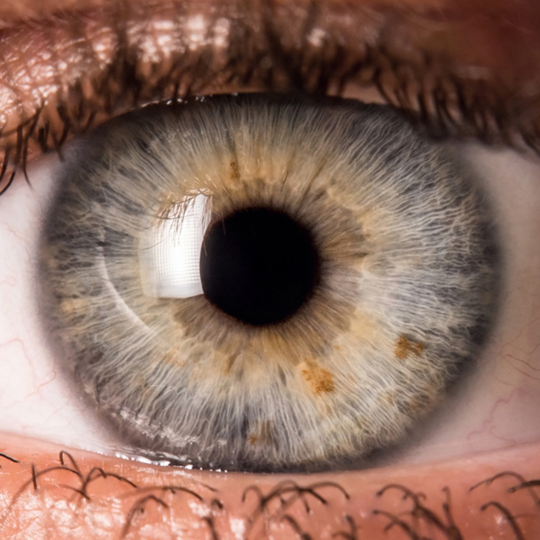
#> input picture Lab2/img1.jpeg, 1080 x 1080 px (shown at 1/2 size)
$ python main.py
#> lines starting #> are read from the running program, lines starting #| are printed output that depends on the picture
import cv2 as cv
import numpy as np
import matplotlib.pyplot as plt


def match_self(des1, des2):
    match = []
    distances = {}

    for i, d_1 in enumerate(des1):
        if np.sum(d_1) != 0:
            d = []
            for _, d_2 in enumerate(des2):
                norm = cv.norm(d_1, d_2, cv.NORM_HAMMING)
                d.append(norm)
            orders = np.argsort(d).tolist()
            if d[orders[0]]/d[orders[1]] <= 0.98:
                match.append((i, orders[0]))
            distances[f'{i}-{orders[0]}'] = d[orders[0]]

    return [cv.DMatch(pair[0], pair[1], distances[f'{pair[0]}-{pair[1]}']) for pair in match]


images = ['img1.jpeg', 'img2.jpeg']

for image in images:
    # Load the image
    training_image = cv.imread(image, cv.IMREAD_GRAYSCALE)
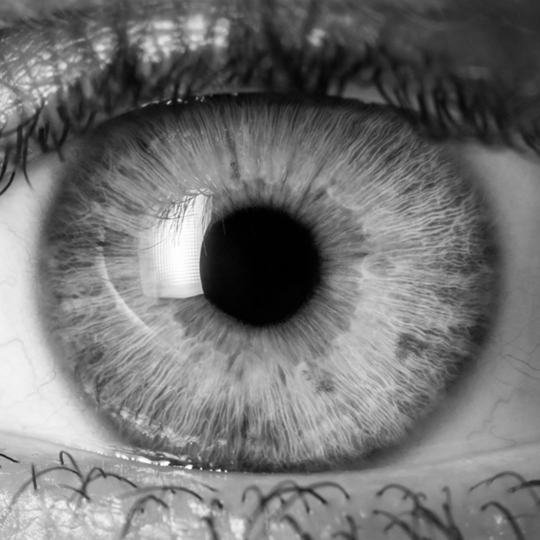
#> training_image: shape (1080, 1080) (shown at 1/2 size); min 0, max 255, mean 115

    # resize
    scale_percent = 30  # percent of original size
    width = int(training_image.shape[1] * scale_percent / 100)
#> width = 324
    height = int(training_image.shape[0] * scale_percent / 100)
#> height = 324
    dim = (width, height)
#> dim = (324, 324)
    training_image = cv.resize(training_image, dim, interpolation=cv.INTER_AREA)
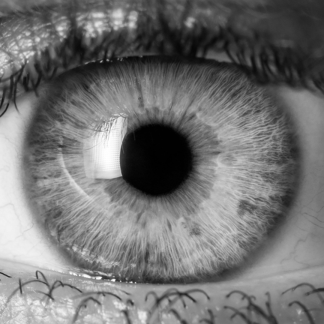
#> training_image: shape (324, 324); min 0, max 255, mean 115

    # Create test image by adding Scale Invariance and Rotational Invariance
    test_image = cv.pyrDown(training_image)
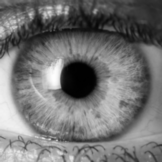
#> test_image: shape (162, 162); min 0, max 253, mean 115
    test_image = cv.pyrDown(test_image)
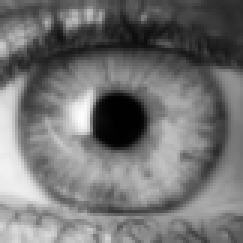
#> test_image: shape (81, 81) (shown 3 times larger); min 0, max 252, mean 115.1
    num_rows, num_cols = test_image.shape[:2]
#> num_rows = 81; num_cols = 81
    rotation_matrix = cv.getRotationMatrix2D((num_cols/2, num_rows/2), 30, 1)
    test_image = cv.warpAffine(test_image, rotation_matrix, (num_cols, num_rows))
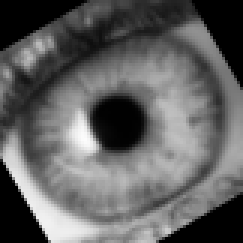
#> test_image: shape (81, 81) (shown 3 times larger); min 0, max 252, mean 96.7

    # initialization of detector and extractor
    fast = cv.FastFeatureDetector_create()
    brief = cv.xfeatures2d.BriefDescriptorExtractor_create()

    # key points
    kp1 = fast.detect(training_image, None)
#> kp1 = 2866 keypoints; strongest (x, y, size): (113, 280, 7), (101, 61, 7), (131, 282, 7), (99, 277, 7)
    kp2 = fast.detect(test_image, None)
#> kp2 = 194 keypoints; strongest (x, y, size): (9, 21, 7), (4, 45, 7), (55, 77, 7), (17, 15, 7)

    # descriptors
    kp1, des1 = brief.compute(training_image, kp1)
#> kp1 = 2348 keypoints; strongest (x, y, size): (113, 280, 7), (101, 61, 7), (131, 282, 7), (99, 277, 7)
    kp2, des2 = brief.compute(test_image, kp2)
#> kp2 = 18 keypoints; strongest (x, y, size): (33, 52, 7), (35, 50, 7), (31, 37, 7), (30, 39, 7)

    # self match
    matches = match_self(des1, des2)
#> after the loop in match_self, `for i, d_1 in enumerate(des1):`: distances = 2348 items; match = 1666 pairs, first value 1 to 2347, second value 0 to 17
#> matches = 1666 matches
    matches = sorted(matches, key=lambda x: x.distance)
    result = cv.drawMatches(training_image, kp1, test_image,
                            kp2, matches[:10], None, flags=2)
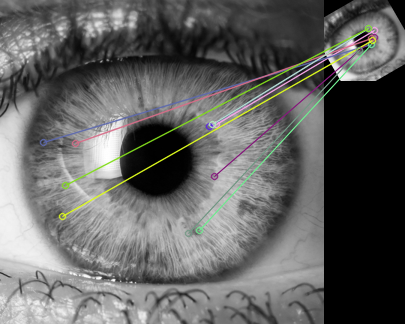
#> result: shape (324, 405, 3); mean of channels 0, 1, 2 97.2, 98.4, 98.2; drawn as B, G, R

    plt.rcParams['figure.figsize'] = [14.0, 7.0]
    plt.title('Best Self Matching Points')
    plt.imshow(result)
    plt.show()

    # library match
    bf = cv.BFMatcher(cv.NORM_HAMMING, crossCheck=True)
    matches_bf = bf.match(des1, des2)
#> matches_bf = 15 matches
    matches_bf = sorted(matches_bf, key=lambda x: x.distance)
    result_bf = cv.drawMatches(training_image, kp1, test_image,
                            kp2, matches_bf[:10], None, flags=2)
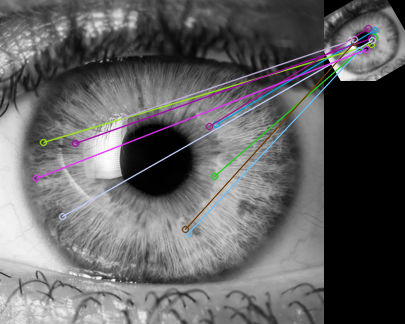
#> result_bf: shape (324, 405, 3); mean of channels 0, 1, 2 98.4, 97.4, 98; drawn as B, G, R

    plt.rcParams['figure.figsize'] = [14.0, 7.0]
    plt.title('Best BF Matching Points')
    plt.imshow(result_bf)
    plt.show()
#> pass 2 of the loop `for image in images:`:
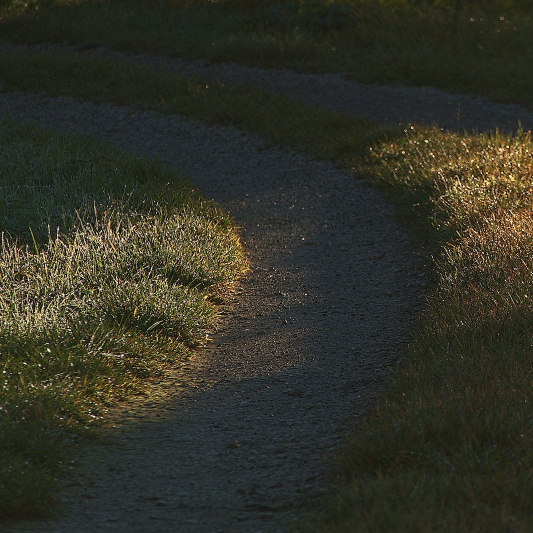
#> input picture Lab2/img2.jpeg, 1066 x 1066 px (shown at 1/2 size)
#> `test_image = cv.warpAffine(test_image, rotation_matrix, (num_cols, num..`:
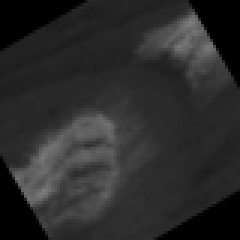
#> test_image: shape (80, 80) (shown 3 times larger); min 0, max 124, mean 42.8
#> `kp1 = fast.detect(training_image, None)`: kp1 = 2643 keypoints; strongest (x, y, size): (259, 93, 7), (23, 218, 7), (29, 209, 7), (255, 84, 7)
#> `kp2 = fast.detect(test_image, None)`: kp2 = 47 keypoints; strongest (x, y, size): (64, 5, 7), (5, 59, 7), (4, 57, 7), (71, 16, 7)
#> `kp1, des1 = brief.compute(training_image, kp1)`: kp1 = 2109 keypoints; strongest (x, y, size): (259, 93, 7), (29, 209, 7), (255, 84, 7), (246, 76, 7)
#> `kp2, des2 = brief.compute(test_image, kp2)`: kp2 = 7 keypoints; (x, y, size): (33, 38, 7), (37, 45, 7), (37, 41, 7), (32, 47, 7), (37, 51, 7), (28, 48, 7), (28, 41, 7)
#> the loop in match_self (call 2), `for i, d_1 in enumerate(des1):` made 2109 passes
#> orders on passes 1 to 8: [5, 6, 1, 4, 0, 3, 2], [4, 6, 5, 3, 1, 2, 0], [0, 2, 1, 3, 4, 6, 5], [5, 4, 6, 3, 2, 1, 0], [6, 3, 4, 5, 1, 0, 2], [6, 4, 5, 3, 1, 2, 0], [0, 1, 2, 3, 5, 4, 6], [0, 1, 2, 5, 3, 4, 6]
#> matches = 1792 matches
#> result: shape (319, 399, 3)
#> matches_bf = 7 matches
#> `result_bf = cv.drawMatches(training_image, kp1, test_image, kp2, match..`:
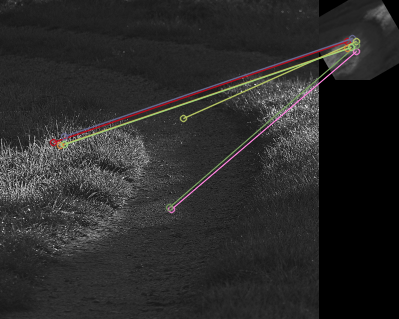
#> result_bf: shape (319, 399, 3); mean of channels 0, 1, 2 42.1, 42.5, 43.2; drawn as B, G, R
